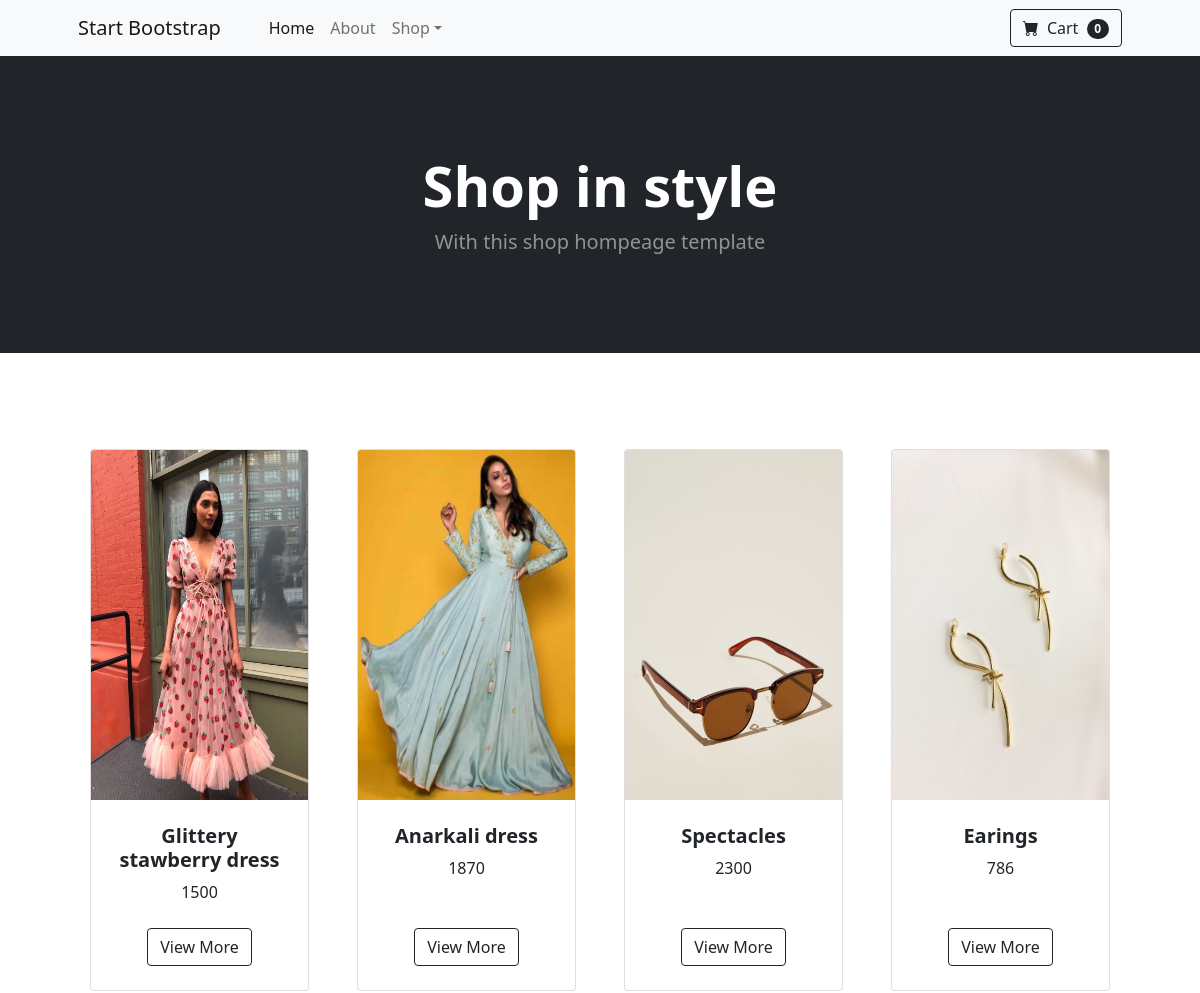
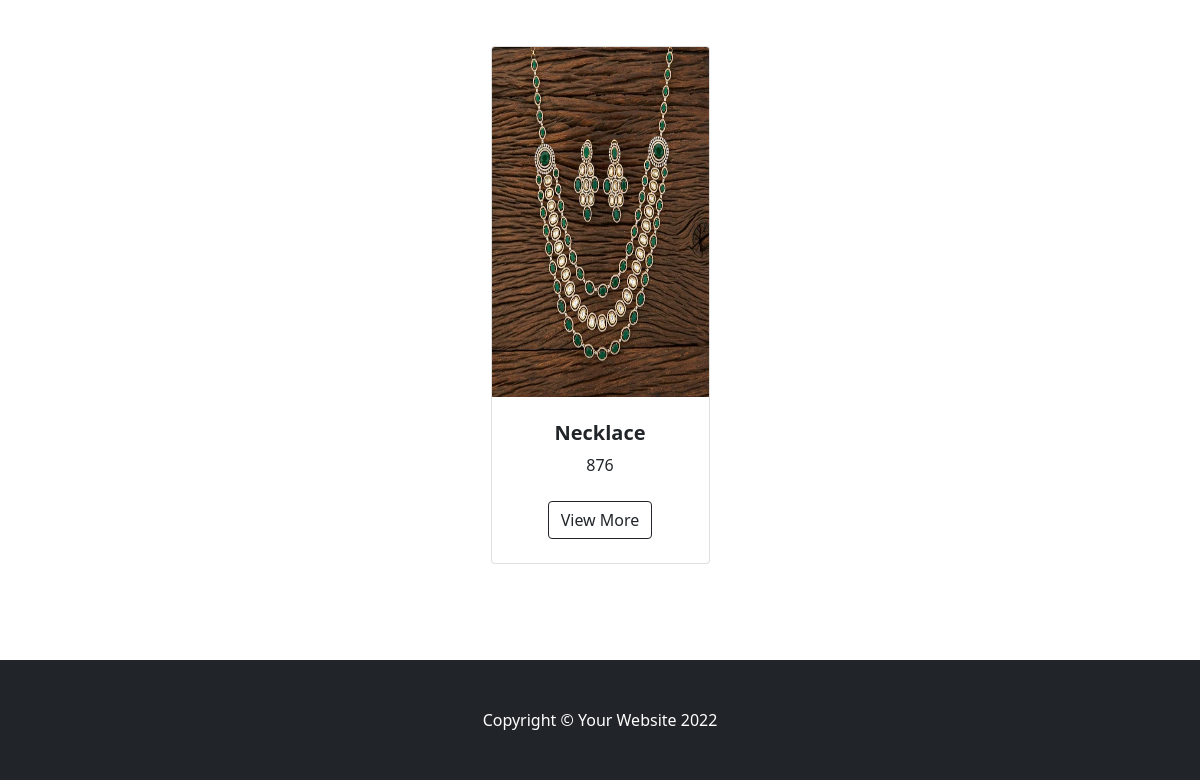
/customers/home, run on the app's committed database (2 pictures, top to bottom).
### api/models.py (models this page shows, shortened)
class Products(models.Model):
    name = models.CharField( max_length=200)
    price = models.PositiveIntegerField()
    description = models.CharField(max_length=200)
    category = models.CharField(max_length=200)
    image = models.ImageField(null=True,upload_to="images")

### customer/views.py (the view)
# urls.py: path("customers/home",views.HomeView.as_view(),name="user-home"),
class HomeView(ListView):
    template_name="cust-index.html"
    context_object_name="products"
    model=Products

### customer/context_processor.py (called while the page is built)
def cart_count(request):
    if request.user.is_authenticated:
        count=carts.objects.filter(user=request.user).count()
    else:
        count=0
    return {"count":count}

### customer/templates/cust-index.html (shortened to what this page needs)
{%extends 'base.html'%}
{%block body%}
<section class="py-5">
    <div class="container px-4 px-lg-5 mt-5">
        <div class="row gx-4 gx-lg-5 row-cols-2 row-cols-md-3 row-cols-xl-4 justify-content-center">
           {%for product in products%}
                <div class="col mb-5">
                <div class="card h-100">
                    {%if product.image%}
                      <img class="card-img-top" style="width: 100%; height: 350px;" src="{{product.image.url}}" alt="..." />
                    {%else%}
                      <img class="card-img-top" sty src="https://dummyimage.com/450x300/dee2e6/6c757d.jpg" alt="..." />
                    {%endif%}
                    <div class="card-body p-4">
                        <div class="text-center">
                            <h5 class="fw-bolder">{{product.name}}</h5>
                           {{product.price}}
                        </div>
                    </div>
                    <div class="card-footer p-4 pt-0 border-top-0 bg-transparent">
                        <div class="text-center"><a class="btn btn-outline-dark mt-auto" href="{%url 'product-detail' product.id%}">View More</a></div>
                    </div>
                </div>
            </div>
           {%endfor%}
        </div>
    </div>
</section>
{%endblock%}

### customer/templates/base.html (shortened to what this page needs)
<!DOCTYPE html>
{%load static%}
<html lang="en">
    <head>
        <link href="https://cdn.jsdelivr.net/npm/bootstrap-icons@1.5.0/font/bootstrap-icons.css" rel="stylesheet" />
        <link href="{%static 'css/styles.css'%}" rel="stylesheet" />
    </head>
    <body>
        <nav class="navbar navbar-expand-lg navbar-light bg-light">
            <div class="container px-4 px-lg-5">
                <a class="navbar-brand" href="#!">Start Bootstrap</a>
                <div class="collapse navbar-collapse" id="navbarSupportedContent">
                    <ul class="navbar-nav me-auto mb-2 mb-lg-0 ms-lg-4">
                        <li class="nav-item"><a class="nav-link active" aria-current="page" href="#!">Home</a></li>
                        <li class="nav-item"><a class="nav-link" href="#!">About</a></li>
                        <li class="nav-item dropdown">
                            <a class="nav-link dropdown-toggle" id="navbarDropdown" href="#" role="button" data-bs-toggle="dropdown" aria-expanded="false">Shop</a>
                        </li>
                    </ul>
                    <form class="d-flex">
                        <a class="btn btn-outline-dark" href="{%url 'cart-list'%}">
                            <i class="bi-cart-fill me-1"></i>
                            Cart
                            <span class="badge bg-dark text-white ms-1 rounded-pill">{{count}}</span>
                        </a>
                    </form>
                </div>
            </div>
        </nav>
        <header class="bg-dark py-5">
            <div class="container px-4 px-lg-5 my-5">
                <div class="text-center text-white">
                    <h1 class="display-4 fw-bolder">Shop in style</h1>
                    <p class="lead fw-normal text-white-50 mb-0">With this shop hompeage template</p>
                </div>
            </div>
        </header>
        <div class=" container">
            {%block body%}
            {%endblock%}
        </div>
        <footer class="py-5 bg-dark">
            <div class="container"><p class="m-0 text-center text-white">Copyright &copy; Your Website 2022</p></div>
        </footer>
    </body>
</html>

### data on the page
Products: image (picture), name "Glittery stawberry dress", price "1500"
Products: image (picture), name "Anarkali dress", price "1870"
Products: image (picture), name "Spectacles", price "2300"
Products: image (picture), name "Earings", price "786"
Products: image (picture), name "Necklace", price "876"

### other printed values
{{ count }} "0"
